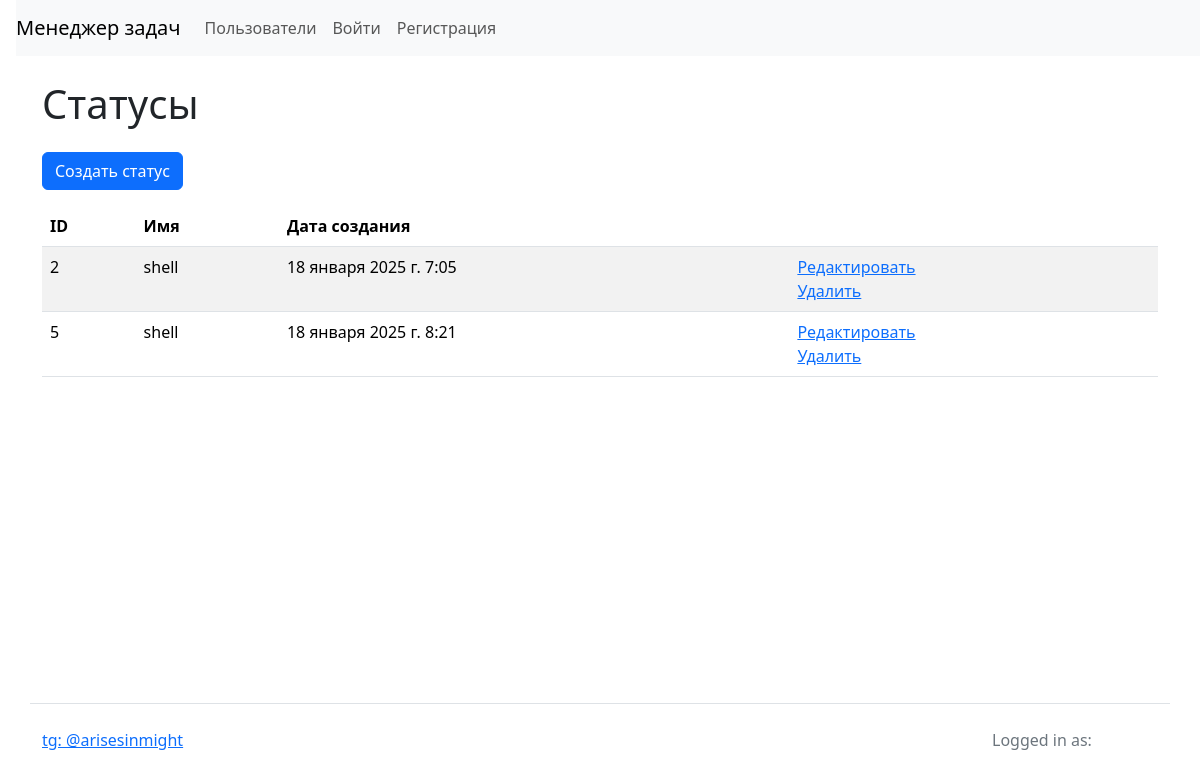
The app's page /statuses/, older data.
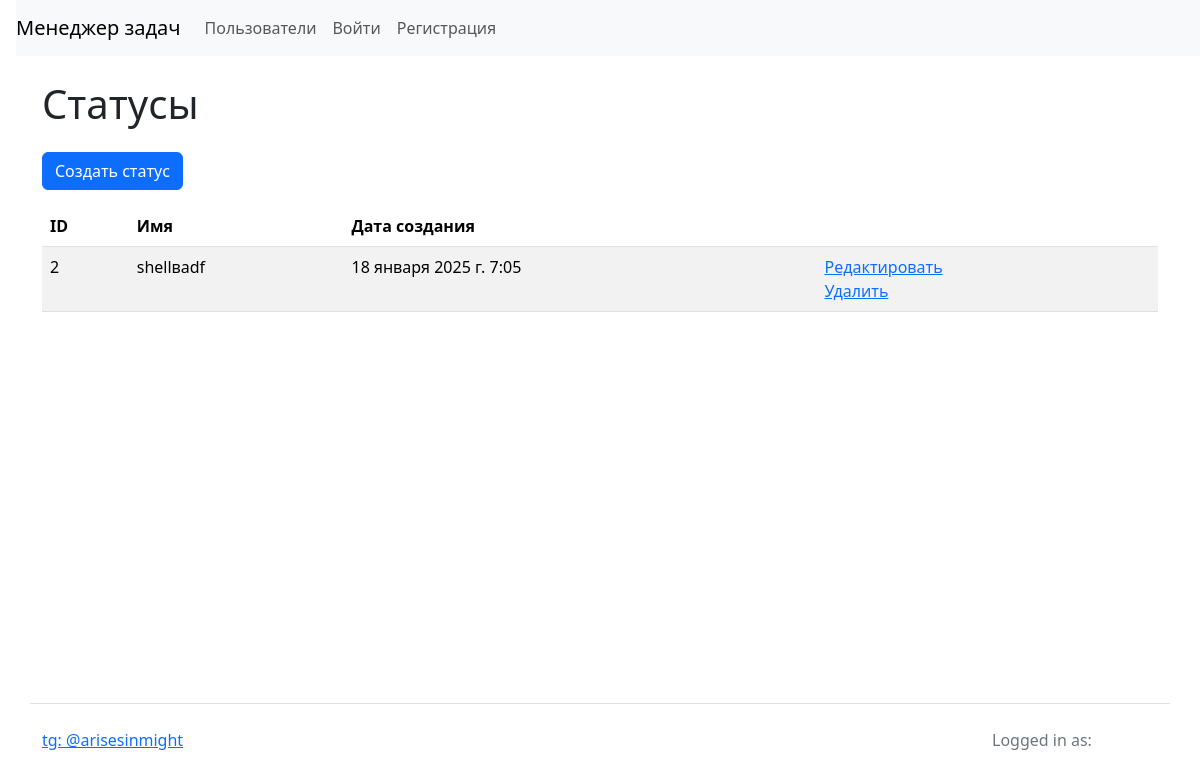
The same page, newer data.
### task_manager/statuses/models.py (models this page shows, shortened)
class Status(models.Model):
    name = models.CharField(max_length=150)
    created_at = models.DateTimeField(auto_now_add=True)

### task_manager/statuses/views.py (the view)
# urls.py: path('',  views.StatusesIndexView.as_view(), name='statuses_index'),
class StatusesIndexView(LoginRequired, View):
    def get(self, request, *args, **kwargs):
        statuses = Status.objects.all()
        return render(request, 'statuses/statuses_index.html', context={'statuses': statuses})

### task_manager/templates/statuses/statuses_index.html (shortened to what this page needs)
{% extends "base.html" %}
{% block content %}
{% load i18n %}
<h1 class="my-4">
{% trans 'Statuses' %}
</h1>
<a href="{% url 'status_create' %}" class="btn btn-primary" role="button">
  {% trans 'Create status' %}
</a>
<table class="table table-striped">
  <thead>
    <tr>
      <th>ID</th>
      <th>{% trans 'Name' %}</th>
      <th>{% trans 'Created at' %}</th>
      <th></th>
    </tr>
  </thead>
  <tbody>
    {% for status in statuses %}
      <tr>
        <td>{{ status.id }}</td>
        <td>{{ status.name }}</td>
        <td>{{ status.created_at }}</td>
        <td>
          <a href="{% url 'status_update' pk=status.id %}">{% trans 'Update' %}</a>
          <br>
          <a href="{% url 'status_delete' pk=status.id %}">{% trans 'Delete' %}</a>
        </td>
      </tr>
    {% endfor %}
  </tbody>
</table>
{% endblock %}

Row changes from the older to the newer data that the page shows:
removed Status: id "5", name "shell", created_at "18 января 2025 г. 8:21"
changed Status id 2: name "shell" → "shellваdf"
